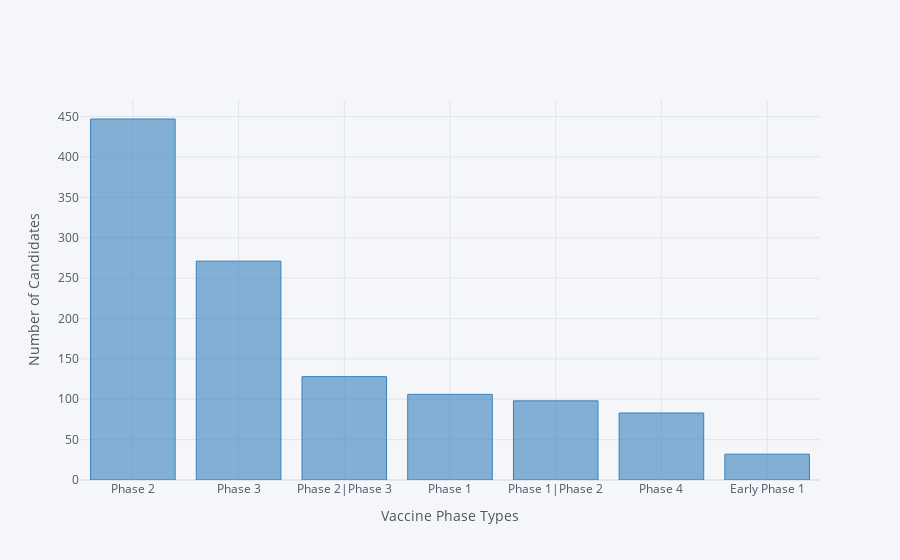

Here is the notebook cell this chart was saved with:
### Code cell
import cufflinks as cf
import plotly.graph_objs as go
cf.go_offline()

covid_updated['Phases'].value_counts().drop('Not Applicable').iplot(kind='bar', color='blue',
                                                                    xTitle='Vaccine Phase Types',
                                                                    yTitle='Number of Candidates')

### Figure 1 — Plotly figure (JSON) as saved in the notebook; plotly's stock layout.template omitted (floating-point values rounded to 4 significant figures)
{"data": [{"name": "Phases", "text": "", "y": [447, 271, 128, 106, 98, 83, 32], "marker": {"color": "rgba(55, 128, 191, 0.6)", "line": {"color": "rgba(55, 128, 191, 1.0)", "width": 1}}, "x": ["Phase 2", "Phase 3", "Phase 2|Phase 3", "Phase 1", "Phase 1|Phase 2", "Phase 4", "Early Phase 1"], "type": "bar", "orientation": "v"}], "layout": {"title": {"font": {"color": "#4D5663"}}, "paper_bgcolor": "#F5F6F9", "plot_bgcolor": "#F5F6F9", "yaxis": {"tickfont": {"color": "#4D5663"}, "zerolinecolor": "#E1E5ED", "title": {"text": "Number of Candidates", "font": {"color": "#4D5663"}}, "gridcolor": "#E1E5ED", "showgrid": true}, "xaxis": {"tickfont": {"color": "#4D5663"}, "zerolinecolor": "#E1E5ED", "title": {"text": "Vaccine Phase Types", "font": {"color": "#4D5663"}}, "gridcolor": "#E1E5ED", "showgrid": true}, "legend": {"bgcolor": "#F5F6F9", "font": {"color": "#4D5663"}}}}
